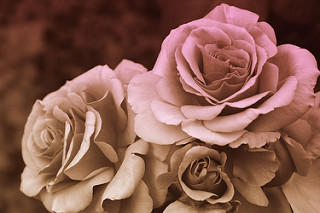
//> input picture homework2/homework2/readImg.jpg, 320 x 213 px
$ ./homework2   (built with g++ and OpenCV 4)
//> lines starting //> are read from the running program, lines starting //| are printed output that depends on the picture
// homework2.cpp : 此文件包含 "main" 函数。程序执行将在此处开始并结束。
//

#include <iostream>
#include <opencv2/opencv.hpp>


using namespace std;
using namespace cv;

int recVideo();
int camera2Img();
int video2Img();
int showCamera();
int readImg();
int optImg();
void LargestConnecttedComponent(Mat srcImage, Mat& dstImage);

int main()
{
	// recVideo();


	// 摄像头读取视频流，取5帧，转图片
	// camera2Img();
	// 从AVI文件获取视频流，取5帧，转图片
	// video2Img();
	// 实时显示摄像头的视频流
	// showCamera();
	// 读取图片并操作
	readImg();
	// 操作二值图片
	// optImg();
	return 0;
}

/// <summary>
/// 摄像头读取视频流，取5帧，转图片
/// </summary>
/// <returns></returns>
// [119 lines left out: functions camera2Img, video2Img, showCamera, not called in this run]


/// <summary>
/// 读取图片并操作
/// </summary>
/// <returns></returns>
int readImg()
{
	cout << "读取图片并操作" << endl;
	// 读取图片
	Mat img = imread("readImg.jpg", IMREAD_UNCHANGED);
//> img is the input picture: 213 rows x 320 cols, CV_8UC3; mean B, G, R 79.3, 92.2, 137.5
	int width = img.cols;
//> width = 320
	int height = img.rows;
//> height = 213
	cout << "图片宽度：" << width << ", 高度：" << height << endl;
//| 图片宽度：320, 高度：213
	// 旋转缩放
	Mat img2 = Mat(height, width, img.depth());
	// 旋转
	transpose(img, img2);
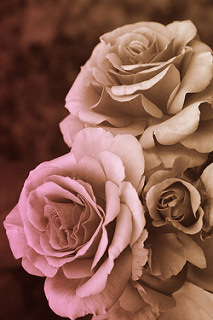
//> img2: 320 rows x 213 cols, CV_8UC3; mean B, G, R 79.3, 92.2, 137.5
	flip(img2, img2, 0);
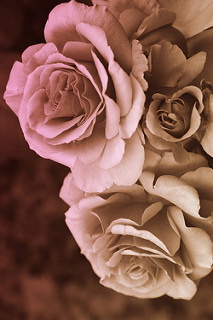
//> img2: 320 rows x 213 cols, CV_8UC3; mean B, G, R 79.3, 92.2, 137.5
	// 缩放
	resize(img2, img2, Size(height / 2, width / 2));
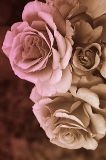
//> img2: 160 rows x 106 cols, CV_8UC3; mean B, G, R 79.2, 92.2, 137.4
	namedWindow("readImg1");
	imshow("readImg1", img);
	// namedWindow("readImg2");
	imshow("readImg3", img2);
	waitKey(0);
	return 0;
}


/// <summary>
/// 操作二值图片
/// </summary>
/// <returns></returns>
// [170 lines left out: functions optImg, LargestConnecttedComponent, recVideo, not called in this run]
